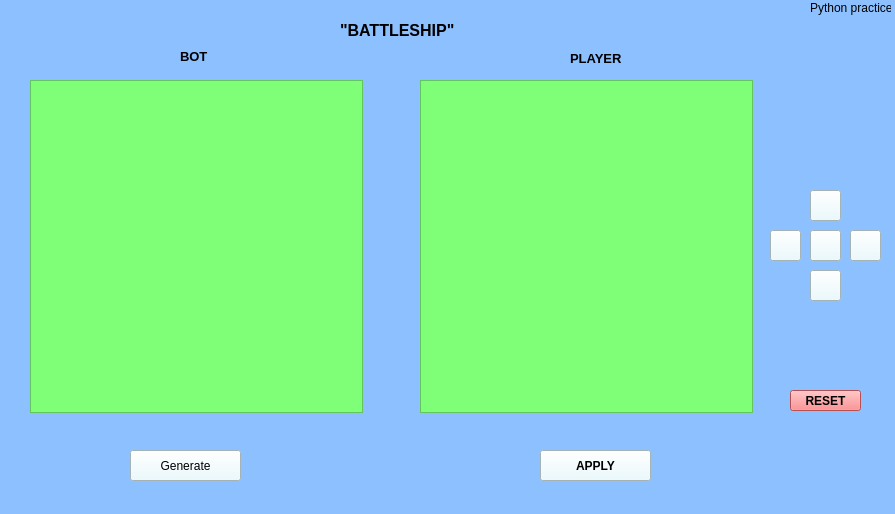
<?xml version="1.0" encoding="UTF-8"?>
<ui version="4.0">
 <class>Form</class>
 <widget class="QWidget" name="Form">
  <property name="geometry">
   <rect>
    <x>0</x>
    <y>0</y>
    <width>895</width>
    <height>514</height>
   </rect>
  </property>
  <property name="windowTitle">
   <string>Battlefield Generating</string>
  </property>
  <property name="styleSheet">
   <string notr="true">background-color: rgb(140, 192, 255);</string>
  </property>
  <widget class="QTextBrowser" name="bot_window">
   <property name="geometry">
    <rect>
     <x>30</x>
     <y>80</y>
     <width>333</width>
     <height>333</height>
    </rect>
   </property>
   <property name="styleSheet">
    <string notr="true">background-color: rgb(127, 255, 120);</string>
   </property>
  </widget>
  <widget class="QTextBrowser" name="player_window">
   <property name="geometry">
    <rect>
     <x>420</x>
     <y>80</y>
     <width>333</width>
     <height>333</height>
    </rect>
   </property>
   <property name="styleSheet">
    <string notr="true">background-color: rgb(127, 255, 120);</string>
   </property>
  </widget>
  <widget class="QPushButton" name="random_btn">
   <property name="geometry">
    <rect>
     <x>130</x>
     <y>450</y>
     <width>111</width>
     <height>31</height>
    </rect>
   </property>
   <property name="styleSheet">
    <string notr="true">background-color: rgb(230, 251, 255);</string>
   </property>
   <property name="text">
    <string>Generate</string>
   </property>
   <property name="icon">
    <iconset>
     <normaloff>content/icons/random.png</normaloff>content/icons/random.png</iconset>
   </property>
   <property name="iconSize">
    <size>
     <width>24</width>
     <height>24</height>
    </size>
   </property>
  </widget>
  <widget class="QPushButton" name="up_btn">
   <property name="geometry">
    <rect>
     <x>810</x>
     <y>190</y>
     <width>31</width>
     <height>31</height>
    </rect>
   </property>
   <property name="styleSheet">
    <string notr="true">background-color: rgb(230, 251, 255);</string>
   </property>
   <property name="text">
    <string/>
   </property>
   <property name="icon">
    <iconset>
     <normaloff>content/icons/up_icon.png</normaloff>content/icons/up_icon.png</iconset>
   </property>
   <property name="iconSize">
    <size>
     <width>21</width>
     <height>21</height>
    </size>
   </property>
  </widget>
  <widget class="QPushButton" name="down_btn">
   <property name="geometry">
    <rect>
     <x>810</x>
     <y>270</y>
     <width>31</width>
     <height>31</height>
    </rect>
   </property>
   <property name="styleSheet">
    <string notr="true">background-color: rgb(230, 251, 255);</string>
   </property>
   <property name="text">
    <string/>
   </property>
   <property name="icon">
    <iconset>
     <normaloff>content/icons/down_icon.png</normaloff>content/icons/down_icon.png</iconset>
   </property>
   <property name="iconSize">
    <size>
     <width>21</width>
     <height>21</height>
    </size>
   </property>
  </widget>
  <widget class="QPushButton" name="left_btn">
   <property name="geometry">
    <rect>
     <x>770</x>
     <y>230</y>
     <width>31</width>
     <height>31</height>
    </rect>
   </property>
   <property name="styleSheet">
    <string notr="true">background-color: rgb(230, 251, 255);</string>
   </property>
   <property name="text">
    <string/>
   </property>
   <property name="icon">
    <iconset>
     <normaloff>content/icons/left_icon.png</normaloff>content/icons/left_icon.png</iconset>
   </property>
   <property name="iconSize">
    <size>
     <width>24</width>
     <height>24</height>
    </size>
   </property>
  </widget>
  <widget class="QPushButton" name="right_btn">
   <property name="geometry">
    <rect>
     <x>850</x>
     <y>230</y>
     <width>31</width>
     <height>31</height>
    </rect>
   </property>
   <property name="styleSheet">
    <string notr="true">background-color: rgb(230, 251, 255);</string>
   </property>
   <property name="text">
    <string/>
   </property>
   <property name="icon">
    <iconset>
     <normaloff>content/icons/right_icon.png</normaloff>content/icons/right_icon.png</iconset>
   </property>
   <property name="iconSize">
    <size>
     <width>21</width>
     <height>21</height>
    </size>
   </property>
  </widget>
  <widget class="QPushButton" name="rotate_btn">
   <property name="geometry">
    <rect>
     <x>810</x>
     <y>230</y>
     <width>31</width>
     <height>31</height>
    </rect>
   </property>
   <property name="styleSheet">
    <string notr="true">background-color: rgb(230, 251, 255);</string>
   </property>
   <property name="text">
    <string/>
   </property>
   <property name="icon">
    <iconset>
     <normaloff>content/icons/rotation_icon.png</normaloff>content/icons/rotation_icon.png</iconset>
   </property>
   <property name="iconSize">
    <size>
     <width>20</width>
     <height>20</height>
    </size>
   </property>
  </widget>
  <widget class="QPushButton" name="apply_btn">
   <property name="geometry">
    <rect>
     <x>540</x>
     <y>450</y>
     <width>111</width>
     <height>31</height>
    </rect>
   </property>
   <property name="font">
    <font>
     <weight>75</weight>
     <bold>true</bold>
    </font>
   </property>
   <property name="styleSheet">
    <string notr="true">background-color: rgb(230, 251, 255);</string>
   </property>
   <property name="text">
    <string>APPLY</string>
   </property>
   <property name="icon">
    <iconset>
     <normaloff>content/icons/apply_icon.png</normaloff>content/icons/apply_icon.png</iconset>
   </property>
   <property name="checkable">
    <bool>false</bool>
   </property>
  </widget>
  <widget class="QLabel" name="label">
   <property name="geometry">
    <rect>
     <x>180</x>
     <y>50</y>
     <width>47</width>
     <height>13</height>
    </rect>
   </property>
   <property name="font">
    <font>
     <pointsize>10</pointsize>
     <weight>75</weight>
     <bold>true</bold>
    </font>
   </property>
   <property name="text">
    <string>BOT</string>
   </property>
  </widget>
  <widget class="QLabel" name="label_2">
   <property name="geometry">
    <rect>
     <x>570</x>
     <y>50</y>
     <width>61</width>
     <height>16</height>
    </rect>
   </property>
   <property name="font">
    <font>
     <pointsize>10</pointsize>
     <weight>75</weight>
     <bold>true</bold>
    </font>
   </property>
   <property name="text">
    <string>PLAYER</string>
   </property>
  </widget>
  <widget class="QLabel" name="label_3">
   <property name="geometry">
    <rect>
     <x>340</x>
     <y>20</y>
     <width>131</width>
     <height>21</height>
    </rect>
   </property>
   <property name="font">
    <font>
     <pointsize>12</pointsize>
     <weight>75</weight>
     <bold>true</bold>
    </font>
   </property>
   <property name="text">
    <string>&quot;BATTLESHIP&quot;</string>
   </property>
  </widget>
  <widget class="QLabel" name="logo_lbl">
   <property name="geometry">
    <rect>
     <x>10</x>
     <y>10</y>
     <width>51</width>
     <height>16</height>
    </rect>
   </property>
   <property name="text">
    <string/>
   </property>
   <property name="pixmap">
    <pixmap>content/logos/gcore_logo.png</pixmap>
   </property>
   <property name="scaledContents">
    <bool>true</bool>
   </property>
  </widget>
  <widget class="QPushButton" name="reset_btn">
   <property name="geometry">
    <rect>
     <x>790</x>
     <y>390</y>
     <width>71</width>
     <height>21</height>
    </rect>
   </property>
   <property name="font">
    <font>
     <weight>75</weight>
     <bold>true</bold>
    </font>
   </property>
   <property name="styleSheet">
    <string notr="true">background-color: rgb(255, 111, 113);</string>
   </property>
   <property name="text">
    <string>RESET</string>
   </property>
  </widget>
  <widget class="QLabel" name="notify_lbl">
   <property name="geometry">
    <rect>
     <x>430</x>
     <y>420</y>
     <width>321</width>
     <height>16</height>
    </rect>
   </property>
   <property name="text">
    <string/>
   </property>
  </widget>
  <widget class="QLabel" name="label_4">
   <property name="geometry">
    <rect>
     <x>810</x>
     <y>0</y>
     <width>81</width>
     <height>16</height>
    </rect>
   </property>
   <property name="text">
    <string>Python practice</string>
   </property>
  </widget>
 </widget>
 <resources/>
 <connections/>
</ui>
